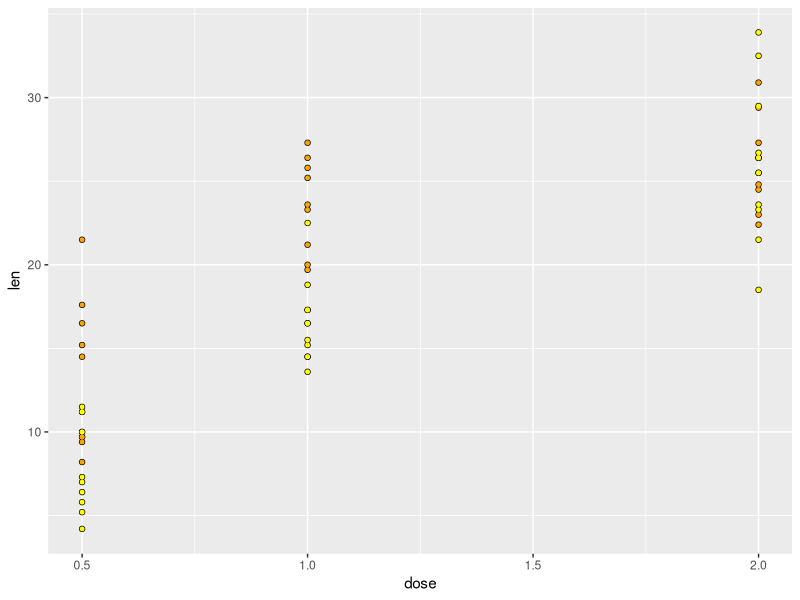

R code for this plot:
## ---- chunk 1
set.seed(123) # this ensures that any psuedo-random computations are always the same
## ---- chunk 2

R.version

sessionInfo()
## ---- chunk 3

library(tidyverse)

sessionInfo()

## ---- chunk 4

iris_tibble = as_tibble(ToothGrowth)
print(iris_tibble)


## ---- chunk 5

filter(ToothGrowth, supp == 'OJ')

## ---- chunk 6

filter(ToothGrowth, supp == 'VC', dose >= 1.0)



## ---- chunk 7

ToothGrowth %>% group_by(supp) %>% summarise(mean_len = mean(len))


## ---- chunk 8

ToothGrowth %>% ggplot(aes(x = dose, y = len)) +
  geom_point() + 
  geom_point(data = filter(ToothGrowth, supp == 'OJ'), color = "orange", shape = "circle", size = 1) +
  geom_point(data = filter(ToothGrowth, supp == 'VC'), color = "yellow", shape = "circle", size = 1)


